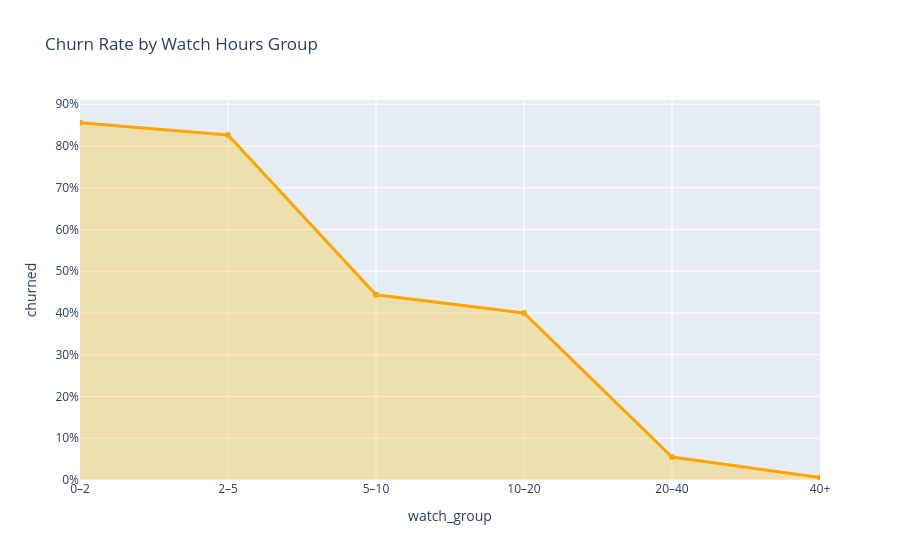

Notebook source saved alongside this figure:
### Code cell
netflix_df["watch_group"] = pd.cut(
    netflix_df["watch_hours"],
    bins=[0,2,5,10,20,40,100],
    labels=["0–2","2–5","5–10","10–20","20–40","40+"]
)

df_watch = netflix_df.groupby("watch_group")["churned"].mean().reset_index()

fig = plx.line(
    df_watch,
    x="watch_group",
    y="churned",
    markers=True,
  
    title="Churn Rate by Watch Hours Group",
    


)
fig.update_traces(fill="tozeroy", fillcolor="rgba(255, 193, 7, 0.3)",line=dict(color='orange', width=3))

fig.update_yaxes(tickformat=".0%")
fig.show()

### Figure 1 — Plotly figure (JSON) as saved in the notebook; plotly's stock layout.template omitted (floating-point values rounded to 4 significant figures)
{"data": [{"fill": "tozeroy", "fillcolor": "rgba(255, 193, 7, 0.3)", "hovertemplate": "watch_group=%{x}<br>churned=%{y}<extra></extra>", "legendgroup": "", "line": {"color": "orange", "dash": "solid", "width": 3}, "marker": {"symbol": "circle"}, "mode": "lines+markers", "name": "", "orientation": "v", "showlegend": false, "type": "scatter", "x": ["0–2", "2–5", "5–10", "10–20", "20–40", "40+"], "xaxis": "x", "y": [0.8556, 0.826, 0.4435, 0.4002, 0.05485, 0.005882], "yaxis": "y"}], "layout": {"legend": {"tracegroupgap": 0}, "title": {"text": "Churn Rate by Watch Hours Group"}, "xaxis": {"anchor": "y", "domain": [0, 1], "title": {"text": "watch_group"}}, "yaxis": {"anchor": "x", "domain": [0, 1], "tickformat": ".0%", "title": {"text": "churned"}}}}
